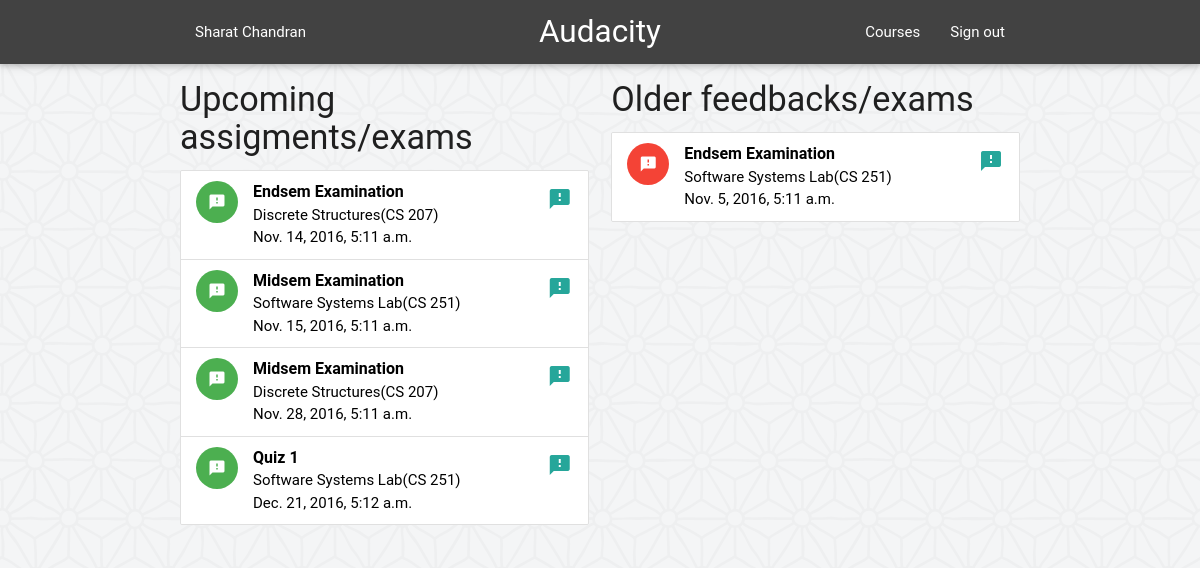
Page /feeder/feedbacks/ (signed in) on the earlier database version.
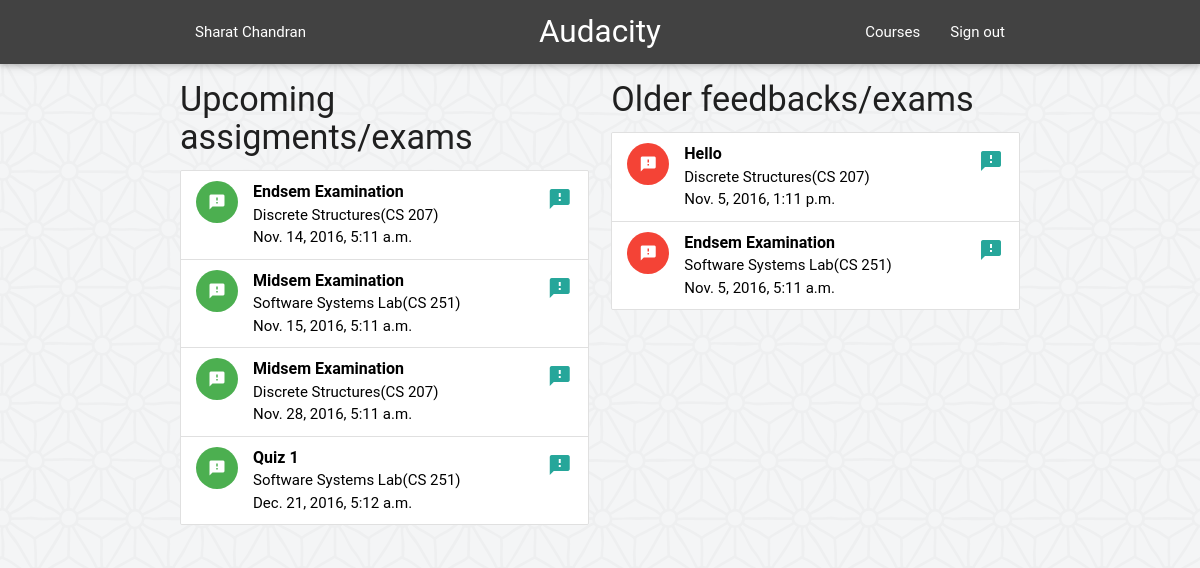
Same page on the later database version.
### feeder/models.py (models this page shows, shortened)
class Feedback(models.Model):
	fb_name = models.CharField(max_length=100, verbose_name='Feedback Name')
	pub_date = models.DateTimeField('date published')
	deadline = models.DateTimeField('deadline',null=False, blank=False)
	course = models.ForeignKey(Course, on_delete=models.CASCADE)
	class Meta:
		verbose_name = "Feedback"
		verbose_name_plural = "Feedbacks"

class Course(models.Model):
	SPRING = 'SP'
	AUTUMN = 'AU'
	SUMMER = 'SU'
	SEMESTERS = (
		(SPRING, 'Spring'),
		(AUTUMN, 'Autumn'),
		(SUMMER, 'Summer'),
		)
	course_code = models.CharField(max_length=6, unique=True)
	course_name = models.CharField(max_length=40, blank=False)
	semester = models.CharField(
		max_length=2,
		choices=SEMESTERS,
		)
	def __str__(self):
		return self.course_name + '(' + self.course_code + ')'

### feeder/views.py (the view)
@login_required(login_url='/feeder/login')
def AllFeedbacks(request):
	feedbacks = Feedback.objects.filter(deadline__gt=timezone.now()).order_by('deadline')
	old_feedbacks = Feedback.objects.filter(deadline__lt=timezone.now()).order_by('deadline').reverse()
	context = {
		'feedbacks' : feedbacks,
		'old_feedbacks' : old_feedbacks,
	}
	return render(request, 'feeder/feedbacks.html', context)

### feeder/templates/feeder/feedbacks.html
{% extends "feeder/base_site.html" %}
{% load static %}
{% block content %}
	<div class="row">
	<div class="col s6">
	<h4> Upcoming assigments/exams </h4>
	{% if feedbacks %}
	<ul class="collection">
		{% for feedback in feedbacks %}
			<a href="{% url 'feeder:feedback' feedback.id %}" class="black-text">
			<li class="collection-item avatar">
		      <i class="material-icons circle green">feedback</i>
		      <span class="title"><b>{{ feedback.fb_name }}</b></span>
		      <p>{{ feedback.course }} <br>
		         {{ feedback.deadline }}
 		      </p>
		      <a href="#!" class="secondary-content"><i class="material-icons">feedback</i></a>
		    </li>
		    </a>
		{% endfor %}
	</ul>
	{% else %}
	<div class="card">
		<div class="card-content center">
			<h5> No upcoming feedbacks present. Add an feedback to view it. </h5>
		</div>
	</div>
	{% endif %}
	</div>
	<div class="col s6">
	<h4> Older feedbacks/exams </h4>
	{% if old_feedbacks %}
	<ul class="collection">
		{% for feedback in old_feedbacks %}
			<a href="{% url 'feeder:feedback' feedback.id %}" class="black-text">
			<li class="collection-item avatar">
		      <i class="material-icons circle red">feedback</i>
		      <span class="title"><b>{{ feedback.fb_name }}</b></span>
		      <p>{{ feedback.course }} <br>
		         {{ feedback.deadline }}
 		      </p>
		      <a href="#!" class="secondary-content"><i class="material-icons">feedback</i></a>
		    </li>
		    </a>
		{% endfor %}
	</ul>
	{% else %}
	<div class="card">
		<div class="card-content center">
			<h5> No upcoming feedbacks present. Add an feedback to view it. </h5>
		</div>
	</div>
	{% endif %}
	</div>
	</div>
{% endblock %}
{% block navbar %}
    <li><a href="courses">Courses</a></li>
    <li><a onclick="signOut();" href="{% url 'feeder:logout' %}">Sign out</a></li>
{% endblock %}
{% block name %}
    {{ user.get_full_name }}
{% endblock %}

### feeder/templates/feeder/base_site.html (shortened to what this page needs)
{% load static %}
<!DOCTYPE html>
<html>
<head>
  <link rel="stylesheet" type="text/css" href="{% static 'feeder/materialize.css' %}">
</head>
<body>
<header>
<div class="navbar-fixed">
<nav class="grey darken-3">
  <div class="container">
    <div class="nav-wrapper">
        <ul id="nav-mobile" class="left hide-on-med-and-down">
          <li><a href="">
          {% block name %}
          {% endblock %}
          </a></li>
        </ul>
      <a href="{% url 'feeder:index' %}" class="brand-logo center">Audacity</a>
        <ul id="nav-mobile" class="right hide-on-med-and-down">
          {% block navbar %}{% endblock %}
        </ul>
    </div>
  </div>
</nav>
</div>
</header>
<div class="container">
{% block content %}
{% endblock %}
</div>
</body>

Differences in the rows shown:
added Feedback: fb_name "Hello", course "Discrete Structures(CS 207)", deadline "Nov. 5, 2016, 1:11 p.m.", shown under "Older feedbacks/exams"
